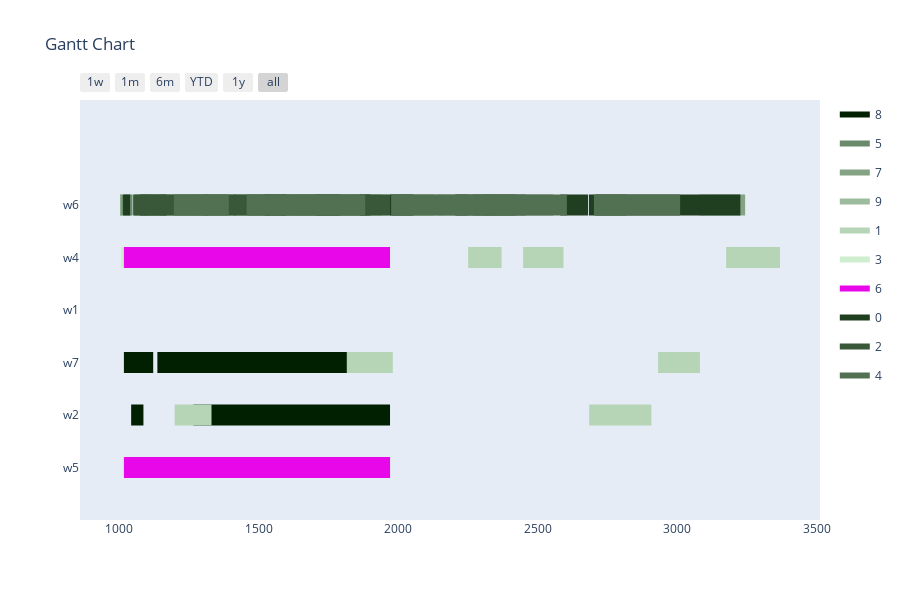

Notebook cell for this chart:
### Markdown cell above
Config 3 - Only valid mutations for time slots

### Code cell
optimizer = BaseGA(env)
optimizer.configure('tardiness', 'twopointcrossover', 'roulettewheel', 'onlyfeasibletimeslot')
last_time_slot = 0
for order in orders:
    if order[1] > last_time_slot:
        last_time_slot = order[1]
# all parameters after offspring_amount are optional (in this case -> verbose=True)
result, best_fitness_history, average_fitness_history, best_generation_history, feasible_gen = optimizer.optimize(orders, max_generations, earliest_time_slot, last_time_slot, population_size, offspring_amount, verbose=True)
workstation_assignments = reformat_result(result, orders, workstations, recipes, tasks)
visualize(workstation_assignments, best_fitness_history, average_fitness_history, best_generation_history, feasible_gen)

### Figure 1 — Plotly figure (JSON) as saved in the notebook; plotly's stock layout.template omitted (floating-point values rounded to 4 significant figures; data arrays with more than 128 entries replaced by an {"elided": "..."} marker saying what was removed)
{"data": [{"fill": "toself", "fillcolor": "rgb(1, 32, 2)", "hoverinfo": "name", "legendgroup": "rgb(1, 32, 2)", "mode": "none", "name": "8", "type": "scatter", "x": [1087, 1217, 1217, 1087, 1087, 391, 531, 531, 391, 391, 1139, 1269, 1269, 1139, 1139, 513, 636, 636, 513, 513, 269, 392, 392, 269, 269, 726, 896, 896, 726, 726, 971, 1121, 1121, 971, 971, 966, 1136, 1136, 966, 966, 1016, 1139, 1139, 1016, 1016, 863, 1086, 1086, 863, 863, 486, 618, 618, 486, 486, 1042, 1265, 1265, 1042, 1042, 447, 579, 579, 447, 447, 863, 983, 983, 863, 863, 907, 1027, 1027, 907, 907, 574, 684, 684, 574, 574, 1189, 1294, 1294, 1189, 1189, 1163, 1363, 1363, 1163], "y": [3.8, 3.8, 4.2, 4.2, null, 3.8, 3.8, 4.2, 4.2, null, 3.8, 3.8, 4.2, 4.2, null, 2.8, 2.8, 3.2, 3.2, null, 2.8, 2.8, 3.2, 3.2, null, 1.8, 1.8, 2.2, 2.2, null, 1.8, 1.8, 2.2, 2.2, null, 1.8, 1.8, 2.2, 2.2, null, 1.8, 1.8, 2.2, 2.2, null, 0.8, 0.8, 1.2, 1.2, null, 0.8, 0.8, 1.2, 1.2, null, 0.8, 0.8, 1.2, 1.2, null, 0.8, 0.8, 1.2, 1.2, null, -0.2, -0.2, 0.2, 0.2, null, -0.2, -0.2, 0.2, 0.2, null, -0.2, -0.2, 0.2, 0.2, null, -0.2, -0.2, 0.2, 0.2, null, -0.2, -0.2, 0.2, 0.2]}, {"fill": "toself", "fillcolor": "rgb(107, 138, 108)", "hoverinfo": "name", "legendgroup": "rgb(107, 138, 108)", "mode": "none", "name": "5", "type": "scatter", "x": {"elided": "134 int values"}, "y": {"elided": "134 float values"}}, {"fill": "toself", "fillcolor": "rgb(132, 163, 133)", "hoverinfo": "name", "legendgroup": "rgb(132, 163, 133)", "mode": "none", "name": "7", "type": "scatter", "x": [754, 979, 979, 754, 754, 589, 814, 814, 589, 589, 442, 692, 692, 442, 442, 570, 657, 657, 570, 570, 3079, 3243, 3243, 3079, 3079, 299, 454, 454, 299, 299, 1983, 2156, 2156, 1983, 1983, 1624, 1788, 1788, 1624, 1624, 563, 727, 727, 563, 563, 2077, 2142, 2142, 2077, 2077, 1279, 1504, 1504, 1279, 1279, 2268, 2333, 2333, 2268, 2268, 1414, 1480, 1480, 1414, 1414, 737, 803, 803, 737, 737, 491, 705, 705, 491], "y": [4.8, 4.8, 5.2, 5.2, null, 4.8, 4.8, 5.2, 5.2, null, 4.8, 4.8, 5.2, 5.2, null, 4.8, 4.8, 5.2, 5.2, null, 4.8, 4.8, 5.2, 5.2, null, 4.8, 4.8, 5.2, 5.2, null, 4.8, 4.8, 5.2, 5.2, null, 4.8, 4.8, 5.2, 5.2, null, 4.8, 4.8, 5.2, 5.2, null, 4.8, 4.8, 5.2, 5.2, null, 4.8, 4.8, 5.2, 5.2, null, 4.8, 4.8, 5.2, 5.2, null, 4.8, 4.8, 5.2, 5.2, null, 4.8, 4.8, 5.2, 5.2, null, 4.8, 4.8, 5.2, 5.2]}, {"fill": "toself", "fillcolor": "rgb(157, 188, 158)", "hoverinfo": "name", "legendgroup": "rgb(157, 188, 158)", "mode": "none", "name": "9", "type": "scatter", "x": [777, 1017, 1017, 777, 777, 791, 961, 961, 791, 791, 419, 589, 589, 419, 419, 1086, 1191, 1191, 1086, 1086, 220, 460, 460, 220, 220, 778, 898, 898, 778, 778, 920, 1040, 1040, 920, 920, 887, 1007, 1007, 887, 887, 933, 1053, 1053, 933, 933, 623, 736, 736, 623, 623, 711, 831, 831, 711, 711, 1016, 1146, 1146, 1016, 1016, 1003, 1091, 1091, 1003, 1003, 256, 401, 401, 256, 256, 635, 805, 805, 635, 635, 807, 912, 912, 807, 807, 219, 339, 339, 219, 219, 249, 459, 459, 249, 249, 382, 622, 622, 382, 382, 1037, 1167, 1167, 1037, 1037, 680, 825, 825, 680, 680, 562, 772, 772, 562, 562, 590, 720, 720, 590], "y": [4.8, 4.8, 5.2, 5.2, null, 4.8, 4.8, 5.2, 5.2, null, 4.8, 4.8, 5.2, 5.2, null, 4.8, 4.8, 5.2, 5.2, null, 4.8, 4.8, 5.2, 5.2, null, 4.8, 4.8, 5.2, 5.2, null, 4.8, 4.8, 5.2, 5.2, null, 4.8, 4.8, 5.2, 5.2, null, 4.8, 4.8, 5.2, 5.2, null, 4.8, 4.8, 5.2, 5.2, null, 4.8, 4.8, 5.2, 5.2, null, 4.8, 4.8, 5.2, 5.2, null, 4.8, 4.8, 5.2, 5.2, null, 4.8, 4.8, 5.2, 5.2, null, 4.8, 4.8, 5.2, 5.2, null, 4.8, 4.8, 5.2, 5.2, null, 4.8, 4.8, 5.2, 5.2, null, 4.8, 4.8, 5.2, 5.2, null, 4.8, 4.8, 5.2, 5.2, null, 4.8, 4.8, 5.2, 5.2, null, 4.8, 4.8, 5.2, 5.2, null, 4.8, 4.8, 5.2, 5.2, null, 4.8, 4.8, 5.2, 5.2]}, {"fill": "toself", "fillcolor": "rgb(182, 213, 183)", "hoverinfo": "name", "legendgroup": "rgb(182, 213, 183)", "mode": "none", "name": "1", "type": "scatter", "x": [1216, 1356, 1356, 1216, 1216, 2250, 2370, 2370, 2250, 2250, 430, 560, 560, 430, 430, 3175, 3305, 3305, 3175, 3175, 660, 770, 770, 660, 660, 1015, 1145, 1145, 1015, 1015, 3238, 3368, 3368, 3238, 3238, 2482, 2592, 2592, 2482, 2482, 201, 331, 331, 201, 201, 2447, 2557, 2557, 2447, 2447, 365, 612, 612, 365, 365, 2931, 3081, 3081, 2931, 2931, 1857, 1980, 1980, 1857, 1857, 1815, 1938, 1938, 1815, 1815, 2684, 2907, 2907, 2684, 2684, 634, 766, 766, 634, 634, 1198, 1330, 1330, 1198, 1198, 1256, 1366, 1366, 1256], "y": [3.8, 3.8, 4.2, 4.2, null, 3.8, 3.8, 4.2, 4.2, null, 3.8, 3.8, 4.2, 4.2, null, 3.8, 3.8, 4.2, 4.2, null, 3.8, 3.8, 4.2, 4.2, null, 3.8, 3.8, 4.2, 4.2, null, 3.8, 3.8, 4.2, 4.2, null, 3.8, 3.8, 4.2, 4.2, null, 3.8, 3.8, 4.2, 4.2, null, 3.8, 3.8, 4.2, 4.2, null, 2.8, 2.8, 3.2, 3.2, null, 1.8, 1.8, 2.2, 2.2, null, 1.8, 1.8, 2.2, 2.2, null, 1.8, 1.8, 2.2, 2.2, null, 0.8, 0.8, 1.2, 1.2, null, 0.8, 0.8, 1.2, 1.2, null, 0.8, 0.8, 1.2, 1.2, null, -0.2, -0.2, 0.2, 0.2]}, {"fill": "toself", "fillcolor": "rgb(207, 238, 208)", "hoverinfo": "name", "legendgroup": "rgb(207, 238, 208)", "mode": "none", "name": "3", "type": "scatter", "x": [605, 725, 725, 605, 605, 234, 344, 344, 234, 234, 832, 952, 952, 832, 832, 875, 1005, 1005, 875, 875, 636, 756, 756, 636, 636, 622, 752, 752, 622, 622, 1070, 1190, 1190, 1070, 1070, 363, 486, 486, 363, 363, 804, 927, 927, 804, 804, 209, 359, 359, 209, 209, 294, 517, 517, 294, 294, 602, 722, 722, 602, 602, 558, 678, 678, 558, 558, 448, 553, 553, 448, 448, 574, 679, 679, 574, 574, 333, 533, 533, 333, 333, 606, 716, 716, 606, 606, 910, 1110, 1110, 910], "y": [3.8, 3.8, 4.2, 4.2, null, 3.8, 3.8, 4.2, 4.2, null, 3.8, 3.8, 4.2, 4.2, null, 3.8, 3.8, 4.2, 4.2, null, 3.8, 3.8, 4.2, 4.2, null, 3.8, 3.8, 4.2, 4.2, null, 3.8, 3.8, 4.2, 4.2, null, 2.8, 2.8, 3.2, 3.2, null, 1.8, 1.8, 2.2, 2.2, null, 1.8, 1.8, 2.2, 2.2, null, 0.8, 0.8, 1.2, 1.2, null, -0.2, -0.2, 0.2, 0.2, null, -0.2, -0.2, 0.2, 0.2, null, -0.2, -0.2, 0.2, 0.2, null, -0.2, -0.2, 0.2, 0.2, null, -0.2, -0.2, 0.2, 0.2, null, -0.2, -0.2, 0.2, 0.2, null, -0.2, -0.2, 0.2, 0.2]}, {"fill": "toself", "fillcolor": "rgb(232, 7, 233)", "hoverinfo": "name", "legendgroup": "rgb(232, 7, 233)", "mode": "none", "name": "6", "type": "scatter", "x": [661, 791, 791, 661, 661, 876, 1016, 1016, 876, 876, 488, 618, 618, 488, 488, 757, 867, 867, 757, 757, 475, 598, 598, 475, 475, 460, 583, 583, 460, 460, 400, 523, 523, 400, 400, 317, 413, 413, 317, 317, 217, 313, 313, 217, 217, 306, 476, 476, 306, 306, 786, 918, 918, 786, 786, 754, 977, 977, 754, 754, 483, 593, 593, 483, 483, 203, 308, 308, 203, 203, 700, 805, 805, 700, 700, 446, 556, 556, 446, 446, 906, 1016, 1016, 906, 906, 202, 307, 307, 202], "y": [3.8, 3.8, 4.2, 4.2, null, 3.8, 3.8, 4.2, 4.2, null, 3.8, 3.8, 4.2, 4.2, null, 3.8, 3.8, 4.2, 4.2, null, 2.8, 2.8, 3.2, 3.2, null, 2.8, 2.8, 3.2, 3.2, null, 2.8, 2.8, 3.2, 3.2, null, 1.8, 1.8, 2.2, 2.2, null, 1.8, 1.8, 2.2, 2.2, null, 1.8, 1.8, 2.2, 2.2, null, 0.8, 0.8, 1.2, 1.2, null, 0.8, 0.8, 1.2, 1.2, null, -0.2, -0.2, 0.2, 0.2, null, -0.2, -0.2, 0.2, 0.2, null, -0.2, -0.2, 0.2, 0.2, null, -0.2, -0.2, 0.2, 0.2, null, -0.2, -0.2, 0.2, 0.2, null, -0.2, -0.2, 0.2, 0.2]}, {"fill": "toself", "fillcolor": "rgb(32, 63, 33)", "hoverinfo": "name", "legendgroup": "rgb(32, 63, 33)", "mode": "none", "name": "0", "type": "scatter", "x": [771, 859, 859, 771, 771, 763, 896, 896, 763, 763, 1307, 1412, 1412, 1307, 1307, 664, 797, 797, 664, 664, 2341, 2446, 2446, 2341, 2341, 1862, 2054, 2054, 1862, 1862, 1075, 1315, 1315, 1075, 1075, 1416, 1521, 1521, 1416, 1416, 2580, 2680, 2680, 2580, 2580, 1795, 1900, 1900, 1795, 1795, 2738, 2826, 2826, 2738, 2738, 1039, 1169, 1169, 1039, 1039, 2298, 2418, 2418, 2298, 2298, 2818, 3010, 3010, 2818, 2818, 1598, 1703, 1703, 1598, 1598, 2204, 2374, 2374, 2204, 2204, 2683, 2806, 2806, 2683, 2683, 2359, 2459, 2459, 2359, 2359, 2881, 3121, 3121, 2881, 2881, 868, 1013, 1013, 868, 868, 2964, 3084, 3084, 2964, 2964, 3121, 3226, 3226, 3121, 3121, 2242, 2422, 2422, 2242], "y": [4.8, 4.8, 5.2, 5.2, null, 4.8, 4.8, 5.2, 5.2, null, 4.8, 4.8, 5.2, 5.2, null, 4.8, 4.8, 5.2, 5.2, null, 4.8, 4.8, 5.2, 5.2, null, 4.8, 4.8, 5.2, 5.2, null, 4.8, 4.8, 5.2, 5.2, null, 4.8, 4.8, 5.2, 5.2, null, 4.8, 4.8, 5.2, 5.2, null, 4.8, 4.8, 5.2, 5.2, null, 4.8, 4.8, 5.2, 5.2, null, 4.8, 4.8, 5.2, 5.2, null, 4.8, 4.8, 5.2, 5.2, null, 4.8, 4.8, 5.2, 5.2, null, 4.8, 4.8, 5.2, 5.2, null, 4.8, 4.8, 5.2, 5.2, null, 4.8, 4.8, 5.2, 5.2, null, 4.8, 4.8, 5.2, 5.2, null, 4.8, 4.8, 5.2, 5.2, null, 4.8, 4.8, 5.2, 5.2, null, 4.8, 4.8, 5.2, 5.2, null, 4.8, 4.8, 5.2, 5.2, null, 4.8, 4.8, 5.2, 5.2]}, {"fill": "toself", "fillcolor": "rgb(57, 88, 58)", "hoverinfo": "name", "legendgroup": "rgb(57, 88, 58)", "mode": "none", "name": "2", "type": "scatter", "x": [842, 972, 972, 842, 842, 275, 400, 400, 275, 275, 297, 487, 487, 297, 297, 929, 1049, 1049, 929, 929, 669, 789, 789, 669, 669, 429, 549, 549, 429, 429, 272, 462, 462, 272, 272, 623, 743, 743, 623, 623, 256, 386, 386, 256, 256, 258, 355, 355, 258, 258, 650, 835, 835, 650, 650, 761, 861, 861, 761, 761, 243, 393, 393, 243, 243, 366, 462, 462, 366, 366, 878, 934, 934, 878, 878, 310, 430, 430, 310, 310, 524, 704, 704, 524, 524, 834, 959, 959, 834, 834, 466, 586, 586, 466, 466, 443, 568, 568, 443, 443, 460, 650, 650, 460, 460, 345, 535, 535, 345, 345, 613, 710, 710, 613], "y": [4.8, 4.8, 5.2, 5.2, null, 4.8, 4.8, 5.2, 5.2, null, 4.8, 4.8, 5.2, 5.2, null, 4.8, 4.8, 5.2, 5.2, null, 4.8, 4.8, 5.2, 5.2, null, 4.8, 4.8, 5.2, 5.2, null, 4.8, 4.8, 5.2, 5.2, null, 4.8, 4.8, 5.2, 5.2, null, 4.8, 4.8, 5.2, 5.2, null, 4.8, 4.8, 5.2, 5.2, null, 4.8, 4.8, 5.2, 5.2, null, 4.8, 4.8, 5.2, 5.2, null, 4.8, 4.8, 5.2, 5.2, null, 4.8, 4.8, 5.2, 5.2, null, 4.8, 4.8, 5.2, 5.2, null, 4.8, 4.8, 5.2, 5.2, null, 4.8, 4.8, 5.2, 5.2, null, 4.8, 4.8, 5.2, 5.2, null, 4.8, 4.8, 5.2, 5.2, null, 4.8, 4.8, 5.2, 5.2, null, 4.8, 4.8, 5.2, 5.2, null, 4.8, 4.8, 5.2, 5.2, null, 4.8, 4.8, 5.2, 5.2]}, {"fill": "toself", "fillcolor": "rgb(82, 113, 83)", "hoverinfo": "name", "legendgroup": "rgb(82, 113, 83)", "mode": "none", "name": "4", "type": "scatter", "x": {"elided": "134 int values"}, "y": {"elided": "134 float values"}}, {"legendgroup": "rgb(1, 32, 2)", "marker": {"color": "rgb(1, 32, 2)", "opacity": 0, "size": 1}, "mode": "markers", "name": "", "showlegend": false, "text": [null, null, null, null, null, null, null, null, null, null, null, null, null, null, null, null, null, null, null, null, null, null, null, null, null, null, null, null, null, null, null, null, null, null, null, null], "type": "scatter", "x": [1087, 1217, 391, 531, 1139, 1269, 513, 636, 269, 392, 726, 896, 971, 1121, 966, 1136, 1016, 1139, 863, 1086, 486, 618, 1042, 1265, 447, 579, 863, 983, 907, 1027, 574, 684, 1189, 1294, 1163, 1363], "y": [4, 4, 4, 4, 4, 4, 3, 3, 3, 3, 2, 2, 2, 2, 2, 2, 2, 2, 1, 1, 1, 1, 1, 1, 1, 1, 0, 0, 0, 0, 0, 0, 0, 0, 0, 0]}, {"legendgroup": "rgb(107, 138, 108)", "marker": {"color": "rgb(107, 138, 108)", "opacity": 0, "size": 1}, "mode": "markers", "name": "", "showlegend": false, "text": [null, null, null, null, null, null, null, null, null, null, null, null, null, null, null, null, null, null, null, null, null, null, null, null, null, null, null, null, null, null, null, null, null, null, null, null, null, null, null, null, null, null, null, null, null, null, null, null, null, null, null, null, null, null], "type": "scatter", "x": [983, 1108, 653, 821, 1942, 2120, 605, 750, 1291, 1448, 557, 767, 588, 675, 762, 930, 1969, 2129, 699, 787, 1047, 1147, 1543, 1638, 1455, 1585, 239, 339, 2310, 2420, 2467, 2555, 2708, 2818, 2025, 2112, 2460, 2548, 1709, 1797, 1056, 1171, 204, 358, 892, 1002, 1685, 1839, 485, 611, 1858, 1982, 2144, 2249], "y": [5, 5, 5, 5, 5, 5, 5, 5, 5, 5, 5, 5, 5, 5, 5, 5, 5, 5, 5, 5, 5, 5, 5, 5, 5, 5, 5, 5, 5, 5, 5, 5, 5, 5, 5, 5, 5, 5, 5, 5, 5, 5, 5, 5, 5, 5, 5, 5, 5, 5, 5, 5, 5, 5]}, {"legendgroup": "rgb(132, 163, 133)", "marker": {"color": "rgb(132, 163, 133)", "opacity": 0, "size": 1}, "mode": "markers", "name": "", "showlegend": false, "text": [null, null, null, null, null, null, null, null, null, null, null, null, null, null, null, null, null, null, null, null, null, null, null, null, null, null, null, null, null, null], "type": "scatter", "x": [754, 979, 589, 814, 442, 692, 570, 657, 3079, 3243, 299, 454, 1983, 2156, 1624, 1788, 563, 727, 2077, 2142, 1279, 1504, 2268, 2333, 1414, 1480, 737, 803, 491, 705], "y": [5, 5, 5, 5, 5, 5, 5, 5, 5, 5, 5, 5, 5, 5, 5, 5, 5, 5, 5, 5, 5, 5, 5, 5, 5, 5, 5, 5, 5, 5]}, {"legendgroup": "rgb(157, 188, 158)", "marker": {"color": "rgb(157, 188, 158)", "opacity": 0, "size": 1}, "mode": "markers", "name": "", "showlegend": false, "text": [null, null, null, null, null, null, null, null, null, null, null, null, null, null, null, null, null, null, null, null, null, null, null, null, null, null, null, null, null, null, null, null, null, null, null, null, null, null, null, null, null, null, null, null, null, null], "type": "scatter", "x": [777, 1017, 791, 961, 419, 589, 1086, 1191, 220, 460, 778, 898, 920, 1040, 887, 1007, 933, 1053, 623, 736, 711, 831, 1016, 1146, 1003, 1091, 256, 401, 635, 805, 807, 912, 219, 339, 249, 459, 382, 622, 1037, 1167, 680, 825, 562, 772, 590, 720], "y": [5, 5, 5, 5, 5, 5, 5, 5, 5, 5, 5, 5, 5, 5, 5, 5, 5, 5, 5, 5, 5, 5, 5, 5, 5, 5, 5, 5, 5, 5, 5, 5, 5, 5, 5, 5, 5, 5, 5, 5, 5, 5, 5, 5, 5, 5]}, {"legendgroup": "rgb(182, 213, 183)", "marker": {"color": "rgb(182, 213, 183)", "opacity": 0, "size": 1}, "mode": "markers", "name": "", "showlegend": false, "text": [null, null, null, null, null, null, null, null, null, null, null, null, null, null, null, null, null, null, null, null, null, null, null, null, null, null, null, null, null, null, null, null, null, null, null, null], "type": "scatter", "x": [1216, 1356, 2250, 2370, 430, 560, 3175, 3305, 660, 770, 1015, 1145, 3238, 3368, 2482, 2592, 201, 331, 2447, 2557, 365, 612, 2931, 3081, 1857, 1980, 1815, 1938, 2684, 2907, 634, 766, 1198, 1330, 1256, 1366], "y": [4, 4, 4, 4, 4, 4, 4, 4, 4, 4, 4, 4, 4, 4, 4, 4, 4, 4, 4, 4, 3, 3, 2, 2, 2, 2, 2, 2, 1, 1, 1, 1, 1, 1, 0, 0]}, {"legendgroup": "rgb(207, 238, 208)", "marker": {"color": "rgb(207, 238, 208)", "opacity": 0, "size": 1}, "mode": "markers", "name": "", "showlegend": false, "text": [null, null, null, null, null, null, null, null, null, null, null, null, null, null, null, null, null, null, null, null, null, null, null, null, null, null, null, null, null, null, null, null, null, null, null, null], "type": "scatter", "x": [605, 725, 234, 344, 832, 952, 875, 1005, 636, 756, 622, 752, 1070, 1190, 363, 486, 804, 927, 209, 359, 294, 517, 602, 722, 558, 678, 448, 553, 574, 679, 333, 533, 606, 716, 910, 1110], "y": [4, 4, 4, 4, 4, 4, 4, 4, 4, 4, 4, 4, 4, 4, 3, 3, 2, 2, 2, 2, 1, 1, 0, 0, 0, 0, 0, 0, 0, 0, 0, 0, 0, 0, 0, 0]}, {"legendgroup": "rgb(232, 7, 233)", "marker": {"color": "rgb(232, 7, 233)", "opacity": 0, "size": 1}, "mode": "markers", "name": "", "showlegend": false, "text": [null, null, null, null, null, null, null, null, null, null, null, null, null, null, null, null, null, null, null, null, null, null, null, null, null, null, null, null, null, null, null, null, null, null, null, null], "type": "scatter", "x": [661, 791, 876, 1016, 488, 618, 757, 867, 475, 598, 460, 583, 400, 523, 317, 413, 217, 313, 306, 476, 786, 918, 754, 977, 483, 593, 203, 308, 700, 805, 446, 556, 906, 1016, 202, 307], "y": [4, 4, 4, 4, 4, 4, 4, 4, 3, 3, 3, 3, 3, 3, 2, 2, 2, 2, 2, 2, 1, 1, 1, 1, 0, 0, 0, 0, 0, 0, 0, 0, 0, 0, 0, 0]}, {"legendgroup": "rgb(32, 63, 33)", "marker": {"color": "rgb(32, 63, 33)", "opacity": 0, "size": 1}, "mode": "markers", "name": "", "showlegend": false, "text": [null, null, null, null, null, null, null, null, null, null, null, null, null, null, null, null, null, null, null, null, null, null, null, null, null, null, null, null, null, null, null, null, null, null, null, null, null, null, null, null, null, null, null, null, null, null], "type": "scatter", "x": [771, 859, 763, 896, 1307, 1412, 664, 797, 2341, 2446, 1862, 2054, 1075, 1315, 1416, 1521, 2580, 2680, 1795, 1900, 2738, 2826, 1039, 1169, 2298, 2418, 2818, 3010, 1598, 1703, 2204, 2374, 2683, 2806, 2359, 2459, 2881, 3121, 868, 1013, 2964, 3084, 3121, 3226, 2242, 2422], "y": [5, 5, 5, 5, 5, 5, 5, 5, 5, 5, 5, 5, 5, 5, 5, 5, 5, 5, 5, 5, 5, 5, 5, 5, 5, 5, 5, 5, 5, 5, 5, 5, 5, 5, 5, 5, 5, 5, 5, 5, 5, 5, 5, 5, 5, 5]}, {"legendgroup": "rgb(57, 88, 58)", "marker": {"color": "rgb(57, 88, 58)", "opacity": 0, "size": 1}, "mode": "markers", "name": "", "showlegend": false, "text": [null, null, null, null, null, null, null, null, null, null, null, null, null, null, null, null, null, null, null, null, null, null, null, null, null, null, null, null, null, null, null, null, null, null, null, null, null, null, null, null, null, null, null, null, null, null], "type": "scatter", "x": [842, 972, 275, 400, 297, 487, 929, 1049, 669, 789, 429, 549, 272, 462, 623, 743, 256, 386, 258, 355, 650, 835, 761, 861, 243, 393, 366, 462, 878, 934, 310, 430, 524, 704, 834, 959, 466, 586, 443, 568, 460, 650, 345, 535, 613, 710], "y": [5, 5, 5, 5, 5, 5, 5, 5, 5, 5, 5, 5, 5, 5, 5, 5, 5, 5, 5, 5, 5, 5, 5, 5, 5, 5, 5, 5, 5, 5, 5, 5, 5, 5, 5, 5, 5, 5, 5, 5, 5, 5, 5, 5, 5, 5]}, {"legendgroup": "rgb(82, 113, 83)", "marker": {"color": "rgb(82, 113, 83)", "opacity": 0, "size": 1}, "mode": "markers", "name": "", "showlegend": false, "text": [null, null, null, null, null, null, null, null, null, null, null, null, null, null, null, null, null, null, null, null, null, null, null, null, null, null, null, null, null, null, null, null, null, null, null, null, null, null, null, null, null, null, null, null, null, null, null, null, null, null, null, null, null, null], "type": "scatter", "x": [453, 558, 2446, 2601, 2384, 2509, 1195, 1373, 1726, 1881, 1456, 1666, 1974, 2184, 2915, 3010, 1220, 1316, 582, 678, 2453, 2579, 600, 778, 2509, 2604, 2152, 2309, 1604, 1728, 1267, 1392, 527, 647, 2811, 2916, 2254, 2399, 536, 646, 2770, 2865, 2306, 2463, 2709, 2797, 2701, 2856, 2753, 2849, 1467, 1621, 520, 615], "y": [5, 5, 5, 5, 5, 5, 5, 5, 5, 5, 5, 5, 5, 5, 5, 5, 5, 5, 5, 5, 5, 5, 5, 5, 5, 5, 5, 5, 5, 5, 5, 5, 5, 5, 5, 5, 5, 5, 5, 5, 5, 5, 5, 5, 5, 5, 5, 5, 5, 5, 5, 5, 5, 5]}], "layout": {"height": 600, "hovermode": "closest", "showlegend": true, "title": {"text": "Gantt Chart"}, "xaxis": {"rangeselector": {"buttons": [{"count": 7, "label": "1w", "step": "day", "stepmode": "backward"}, {"count": 1, "label": "1m", "step": "month", "stepmode": "backward"}, {"count": 6, "label": "6m", "step": "month", "stepmode": "backward"}, {"count": 1, "label": "YTD", "step": "year", "stepmode": "todate"}, {"count": 1, "label": "1y", "step": "year", "stepmode": "backward"}, {"step": "all"}]}, "showgrid": false, "type": "date", "zeroline": false}, "yaxis": {"autorange": false, "range": [-1, 7], "showgrid": false, "ticktext": ["w5", "w2", "w7", "w1", "w4", "w6"], "tickvals": [0, 1, 2, 3, 4, 5], "zeroline": false}}}
